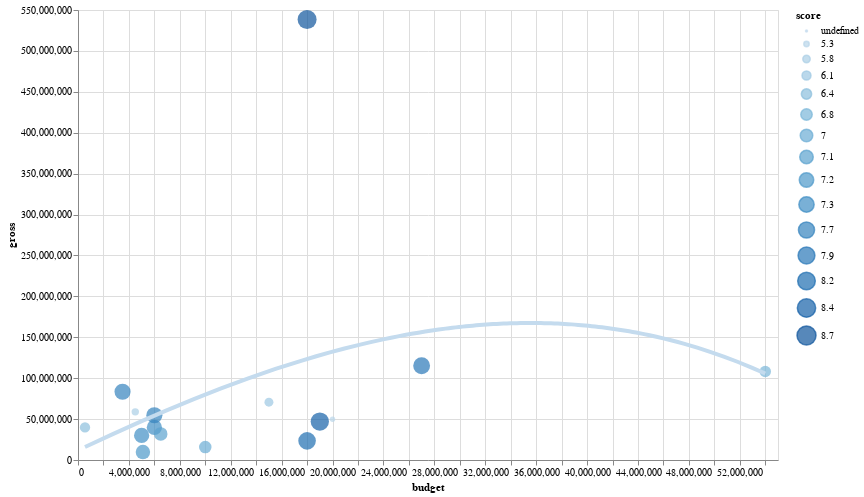

Notebook source saved alongside this figure:
### Code cell
#ii) Draw a regression line for the scatter plot 
Base=alt.Chart(small).mark_circle(size=60).encode(
 alt.X("budget:Q"),
 alt.Y("gross:Q"),
 color='score:O',
 size='score:O'
).properties(width=700, height=450)
Line = Base.transform_regression('budget', 'gross', method='poly').mark_line(size=5)
alt.layer(Base, Line)

### Figure 1 — Vega-Lite specification as saved in the notebook (floating-point values rounded to 4 significant figures)
{"config": {"view": {"continuousWidth": 400, "continuousHeight": 300}}, "layer": [{"mark": {"type": "circle", "size": 60}, "encoding": {"color": {"field": "score", "type": "ordinal"}, "size": {"field": "score", "type": "ordinal"}, "x": {"field": "budget", "type": "quantitative"}, "y": {"field": "gross", "type": "quantitative"}}, "height": 450, "width": 700}, {"mark": {"type": "line", "size": 5}, "encoding": {"color": {"field": "score", "type": "ordinal"}, "size": {"field": "score", "type": "ordinal"}, "x": {"field": "budget", "type": "quantitative"}, "y": {"field": "gross", "type": "quantitative"}}, "height": 450, "transform": [{"on": "budget", "regression": "gross", "method": "poly"}], "width": 700}], "data": {"name": "data-7027655b5aaae4ff6529b879191db2af"}, "$schema": "https://vega.github.io/schema/vega-lite/v4.17.0.json", "datasets": {"data-7027655b5aaae4ff6529b879191db2af": [{"name": "The Shining", "rating": "R", "genre": "Drama", "year": 1980, "released": "June 13, 1980 (United States)", "score": 8.4, "votes": 927000.0, "director": "Stanley Kubrick", "writer": "Stephen King", "star": "Jack Nicholson", "country": "United Kingdom", "budget": 19000000.0, "gross": 47000000.0, "company": "Warner Bros.", "runtime": 146.0}, {"name": "The Blue Lagoon", "rating": "R", "genre": "Adventure", "year": 1980, "released": "July 2, 1980 (United States)", "score": 5.8, "votes": 65000.0, "director": "Randal Kleiser", "writer": "Henry De Vere Stacpoole", "star": "Brooke Shields", "country": "United States", "budget": 4500000.0, "gross": 58850000.0, "company": "Columbia Pictures", "runtime": 104.0}, {"name": "Star Wars: Episode V - The Empire Strikes Back", "rating": "PG", "genre": "Action", "year": 1980, "released": "June 20, 1980 (United States)", "score": 8.7, "votes": 1200000.0, "director": "Irvin Kershner", "writer": "Leigh Brackett", "star": "Mark Hamill", "country": "United States", "budget": 18000000.0, "gross": 538400000.0, "company": "Lucasfilm", "runtime": 124.0}, {"name": "Airplane!", "rating": "PG", "genre": "Comedy", "year": 1980, "released": "July 2, 1980 (United States)", "score": 7.7, "votes": 221000.0, "director": "Jim Abrahams", "writer": "Jim Abrahams", "star": "Robert Hays", "country": "United States", "budget": 3500000.0, "gross": 83450000.0, "company": "Paramount Pictures", "runtime": 88.0}, {"name": "Caddyshack", "rating": "R", "genre": "Comedy", "year": 1980, "released": "July 25, 1980 (United States)", "score": 7.3, "votes": 108000.0, "director": "Harold Ramis", "writer": "Brian Doyle-Murray", "star": "Chevy Chase", "country": "United States", "budget": 6000000.0, "gross": 39850000.0, "company": "Orion Pictures", "runtime": 98.0}, {"name": "Friday the 13th", "rating": "R", "genre": "Horror", "year": 1980, "released": "May 9, 1980 (United States)", "score": 6.4, "votes": 123000.0, "director": "Sean S. Cunningham", "writer": "Victor Miller", "star": "Betsy Palmer", "country": "United States", "budget": 550000.0, "gross": 39750000.0, "company": "Paramount Pictures", "runtime": 95.0}, {"name": "The Blues Brothers", "rating": "R", "genre": "Action", "year": 1980, "released": "June 20, 1980 (United States)", "score": 7.9, "votes": 188000.0, "director": "John Landis", "writer": "Dan Aykroyd", "star": "John Belushi", "country": "United States", "budget": 27000000.0, "gross": 115200000.0, "company": "Universal Pictures", "runtime": 133.0}, {"name": "Raging Bull", "rating": "R", "genre": "Biography", "year": 1980, "released": "December 19, 1980 (United States)", "score": 8.2, "votes": 330000.0, "director": "Martin Scorsese", "writer": "Jake LaMotta", "star": "Robert De Niro", "country": "United States", "budget": 18000000.0, "gross": 23400000.0, "company": "Chartoff-Winkler Productions", "runtime": 129.0}, {"name": "Superman II", "rating": "PG", "genre": "Action", "year": 1980, "released": "June 19, 1981 (United States)", "score": 6.8, "votes": 101000.0, "director": "Richard Lester", "writer": "Jerry Siegel", "star": "Gene Hackman", "country": "United States", "budget": 54000000.0, "gross": 108200000.0, "company": "Dovemead Films", "runtime": 127.0}, {"name": "The Long Riders", "rating": "R", "genre": "Biography", "year": 1980, "released": "May 16, 1980 (United States)", "score": 7.0, "votes": 10000.0, "director": "Walter Hill", "writer": "Bill Bryden", "star": "David Carradine", "country": "United States", "budget": 10000000.0, "gross": 15800000.0, "company": "United Artists", "runtime": 100.0}, {"name": "Any Which Way You Can", "rating": "PG", "genre": "Action", "year": 1980, "released": "December 17, 1980 (United States)", "score": 6.1, "votes": 18000.0, "director": "Buddy Van Horn", "writer": "Stanford Sherman", "star": "Clint Eastwood", "country": "United States", "budget": 15000000.0, "gross": 70690000.0, "company": "The Malpaso Company", "runtime": 116.0}, {"name": "The Gods Must Be Crazy", "rating": "PG", "genre": "Adventure", "year": 1980, "released": "October 26, 1984 (United States)", "score": 7.3, "votes": 54000.0, "director": "Jamie Uys", "writer": "Jamie Uys", "star": "N!xau", "country": "South Africa", "budget": 5000000.0, "gross": 30030000.0, "company": "C.A.T. Films", "runtime": 109.0}, {"name": "Popeye", "rating": "PG", "genre": "Adventure", "year": 1980, "released": "December 12, 1980 (United States)", "score": 5.3, "votes": 30000.0, "director": "Robert Altman", "writer": "Jules Feiffer", "star": "Robin Williams", "country": "United States", "budget": 20000000.0, "gross": 49820000.0, "company": "Paramount Pictures", "runtime": 114.0}, {"name": "Ordinary People", "rating": "R", "genre": "Drama", "year": 1980, "released": "September 19, 1980 (United States)", "score": 7.7, "votes": 49000.0, "director": "Robert Redford", "writer": "Judith Guest", "star": "Donald Sutherland", "country": "United States", "budget": 6000000.0, "gross": 54770000.0, "company": "Paramount Pictures", "runtime": 124.0}, {"name": "Dressed to Kill", "rating": "R", "genre": "Crime", "year": 1980, "released": "July 25, 1980 (United States)", "score": 7.1, "votes": 37000.0, "director": "Brian De Palma", "writer": "Brian De Palma", "star": "Michael Caine", "country": "United States", "budget": 6500000.0, "gross": 31900000.0, "company": "Filmways Pictures", "runtime": 104.0}, {"name": "Somewhere in Time", "rating": "PG", "genre": "Drama", "year": 1980, "released": "October 3, 1980 (United States)", "score": 7.2, "votes": 27000.0, "director": "Jeannot Szwarc", "writer": "Richard Matheson", "star": "Christopher Reeve", "country": "United States", "budget": 5100000.0, "gross": 9710000.0, "company": "Rastar Pictures", "runtime": 103.0}]}}
